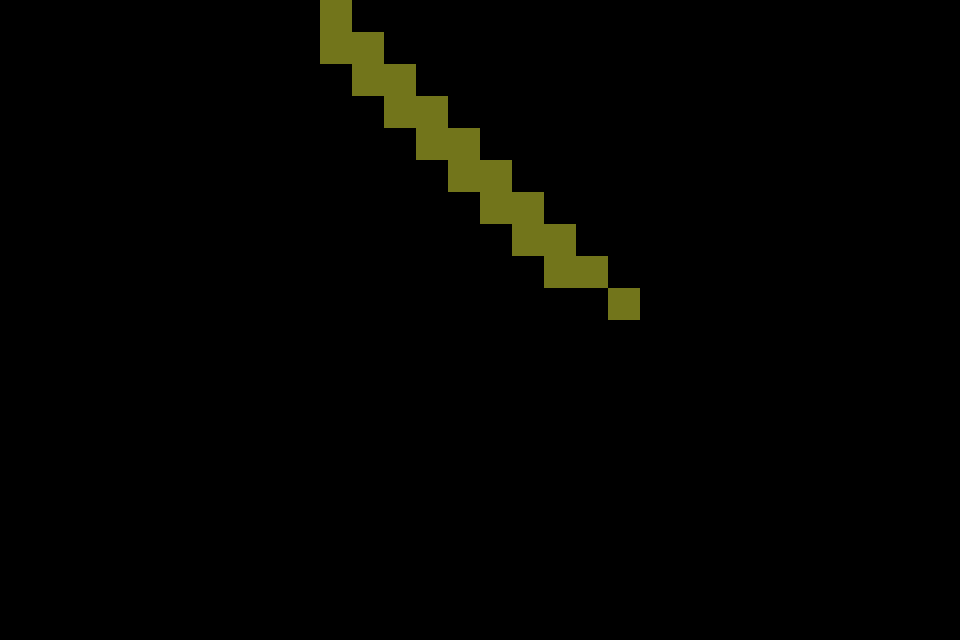

Rendered tile map (Tiled .tmx) drawn with the repository's tilesets; below, a short description and the full map source, tile grids included:
An orthogonal 30x20 tile map with 32x32 px tiles, 1 tile layer (Tile Layer 1).

<map version="1.10" tiledversion="1.11.0" orientation="orthogonal" renderorder="right-down" width="30" height="20" tilewidth="32" tileheight="32" infinite="0" nextlayerid="2" nextobjectid="1">
 <tileset firstgid="1" source="GrassTileset.tsx" />
 <layer id="1" name="Tile Layer 1" width="30" height="20">
  <data encoding="csv">
0,0,0,0,0,0,0,0,0,0,1,0,0,0,0,0,0,0,0,0,0,0,0,0,0,0,0,0,0,0,
0,0,0,0,0,0,0,0,0,0,1,1,0,0,0,0,0,0,0,0,0,0,0,0,0,0,0,0,0,0,
0,0,0,0,0,0,0,0,0,0,0,1,1,0,0,0,0,0,0,0,0,0,0,0,0,0,0,0,0,0,
0,0,0,0,0,0,0,0,0,0,0,0,1,1,0,0,0,0,0,0,0,0,0,0,0,0,0,0,0,0,
0,0,0,0,0,0,0,0,0,0,0,0,0,1,1,0,0,0,0,0,0,0,0,0,0,0,0,0,0,0,
0,0,0,0,0,0,0,0,0,0,0,0,0,0,1,1,0,0,0,0,0,0,0,0,0,0,0,0,0,0,
0,0,0,0,0,0,0,0,0,0,0,0,0,0,0,1,1,0,0,0,0,0,0,0,0,0,0,0,0,0,
0,0,0,0,0,0,0,0,0,0,0,0,0,0,0,0,1,1,0,0,0,0,0,0,0,0,0,0,0,0,
0,0,0,0,0,0,0,0,0,0,0,0,0,0,0,0,0,1,1,0,0,0,0,0,0,0,0,0,0,0,
0,0,0,0,0,0,0,0,0,0,0,0,0,0,0,0,0,0,0,1,0,0,0,0,0,0,0,0,0,0,
0,0,0,0,0,0,0,0,0,0,0,0,0,0,0,0,0,0,0,0,0,0,0,0,0,0,0,0,0,0,
0,0,0,0,0,0,0,0,0,0,0,0,0,0,0,0,0,0,0,0,0,0,0,0,0,0,0,0,0,0,
0,0,0,0,0,0,0,0,0,0,0,0,0,0,0,0,0,0,0,0,0,0,0,0,0,0,0,0,0,0,
0,0,0,0,0,0,0,0,0,0,0,0,0,0,0,0,0,0,0,0,0,0,0,0,0,0,0,0,0,0,
0,0,0,0,0,0,0,0,0,0,0,0,0,0,0,0,0,0,0,0,0,0,0,0,0,0,0,0,0,0,
0,0,0,0,0,0,0,0,0,0,0,0,0,0,0,0,0,0,0,0,0,0,0,0,0,0,0,0,0,0,
0,0,0,0,0,0,0,0,0,0,0,0,0,0,0,0,0,0,0,0,0,0,0,0,0,0,0,0,0,0,
0,0,0,0,0,0,0,0,0,0,0,0,0,0,0,0,0,0,0,0,0,0,0,0,0,0,0,0,0,0,
0,0,0,0,0,0,0,0,0,0,0,0,0,0,0,0,0,0,0,0,0,0,0,0,0,0,0,0,0,0,
0,0,0,0,0,0,0,0,0,0,0,0,0,0,0,0,0,0,0,0,0,0,0,0,0,0,0,0,0,0
</data>
 </layer>
</map>
